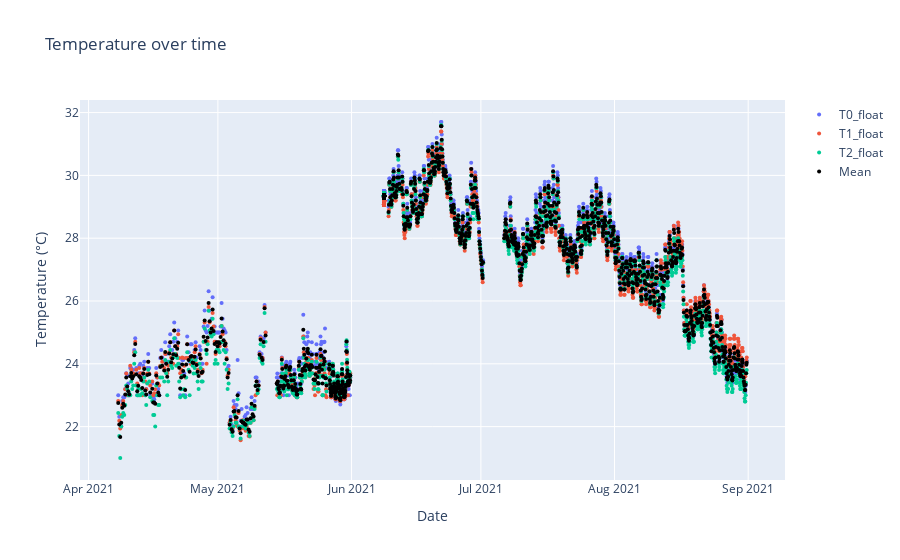

The cell this chart's notebook holds for it:
### Code cell
fig = go.Figure()
for key in float_keys:
    fig.add_trace(go.Scatter(x=df["Time"], y=df[key], mode='markers', name=key))
fig.add_trace(go.Scatter(x=df["Time"], y=df["Mean"], name="Mean", mode='markers', marker_color='rgba(0,0,0,1)'))
fig.update_traces(marker_size=4)
fig.update_layout(title="Temperature over time", xaxis_title="Date", yaxis_title="Temperature (°C)")
fig.show()
#if not os.path.exists("temperatures"):
   # os.mkdir("temperatures")
#fig.write_image("temperatures/temperatures.pdf")

### Figure 1 — Plotly figure (JSON) as saved in the notebook; plotly's stock layout.template omitted (floating-point values rounded to 4 significant figures; data arrays with more than 128 entries replaced by an {"elided": "..."} marker saying what was removed)
{"data": [{"marker": {"size": 4}, "mode": "markers", "name": "T0_float", "type": "scatter", "x": {"elided": "1596 str values"}, "y": {"elided": "1596 float values"}}, {"marker": {"size": 4}, "mode": "markers", "name": "T1_float", "type": "scatter", "x": {"elided": "1596 str values"}, "y": {"elided": "1596 float values"}}, {"marker": {"size": 4}, "mode": "markers", "name": "T2_float", "type": "scatter", "x": {"elided": "1596 str values"}, "y": {"elided": "1596 float values"}}, {"marker": {"color": "rgba(0,0,0,1)", "size": 4}, "mode": "markers", "name": "Mean", "type": "scatter", "x": {"elided": "1596 str values"}, "y": {"elided": "1596 float values"}}], "layout": {"title": {"text": "Temperature over time"}, "xaxis": {"title": {"text": "Date"}}, "yaxis": {"title": {"text": "Temperature (°C)"}}}}
